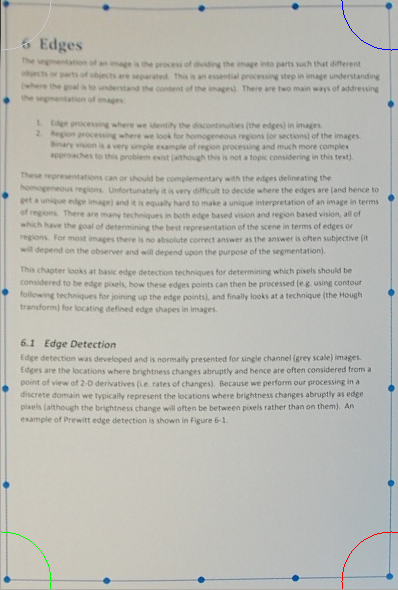
//> input picture lab3/Samples/good_transform_pic_1.png, 398 x 590 px
$ ./keypoints Samples/good_transform_pic_1.png Samples/houghed.png   (built with g++ and OpenCV 4)
//> lines starting //> are read from the running program, lines starting //| are printed output that depends on the picture
#include <stdio.h>
#include "opencv2/core/core.hpp"
#include "opencv2/features2d/features2d.hpp"
#include "opencv2/highgui/highgui.hpp"

using namespace std;
using namespace cv;

static void help()
{
    printf("\nThis program demonstrates using features2d detector, descriptor extractor and simple matcher\n"
            "Using the SURF desriptor:\n"
            "\n"
            "Usage:\n matcher_simple <image1> <image2>\n");
}

int main(int argc, char** argv)
{
    if(argc != 3)
    {
        help();
        return -1;
    }

    Mat img1 = imread(argv[1], IMREAD_GRAYSCALE);
//> img1: 590 rows x 398 cols, CV_8UC1; min 29, max 219, mean 183.8
    Mat img2 = imread(argv[2], IMREAD_GRAYSCALE);
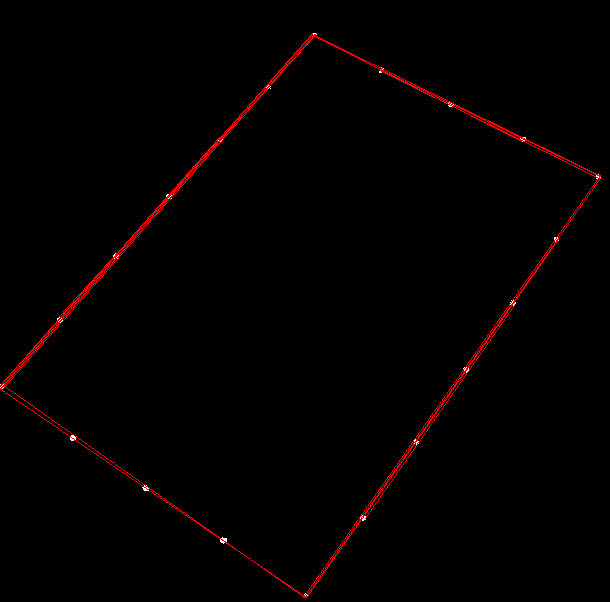
//> input picture lab3/Samples/houghed.png, 610 x 602 px
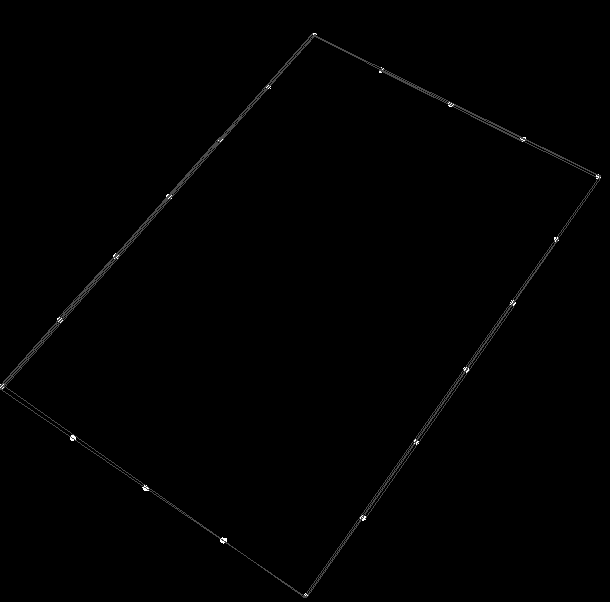
//> img2: 602 rows x 610 cols, CV_8UC1; min 0, max 255, mean 1.1
    if(img1.empty() || img2.empty())
    {
        printf("Can't read one of the images\n");
        return -1;
    }

    // detecting keypoints
//> (the run ends here: the program needs code that is not available in this run, at `SurfFeatureDetector detector(400);`)
